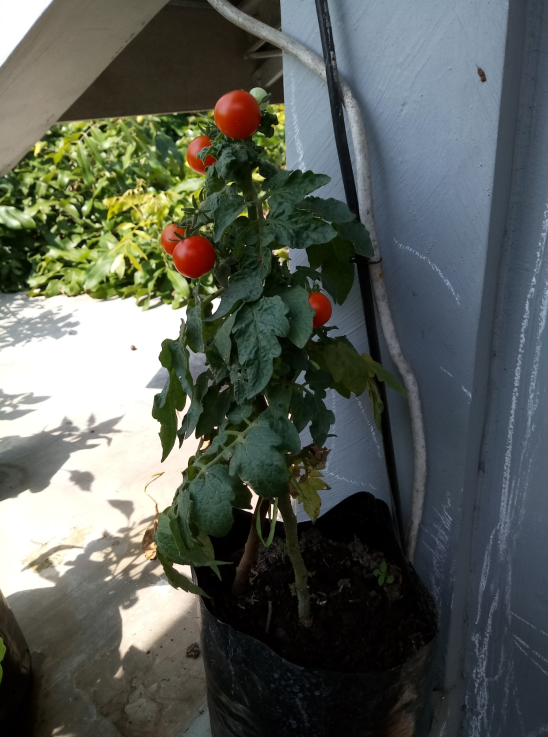
#> input picture pola/tomat.png, 548 x 737 px, found by its file name
$ python cccc.py
#> lines starting #> are read from the running program, lines starting #| are printed output that depends on the picture
import cv2 #import library cv2
import numpy as np
img = cv2.imread("tomat.png")
#> img is the input picture: shape (737, 548, 3); mean B, G, R 86.2, 93.4, 88.2
contrast = 1.0 # Simple contrast control
brightness = 100 # Simple brightness control
imgbaru = np.zeros(img.shape, img.dtype) #membuat citra kosong dengan ukuran dan type yang sama

for y in range(img.shape[0]):
    for x in range(img.shape[1]):
        for c in range(img.shape[2]):
            imgbaru[y,x,c] = np.clip(contrast*img[y,x,c] + brightness, 0, 255)
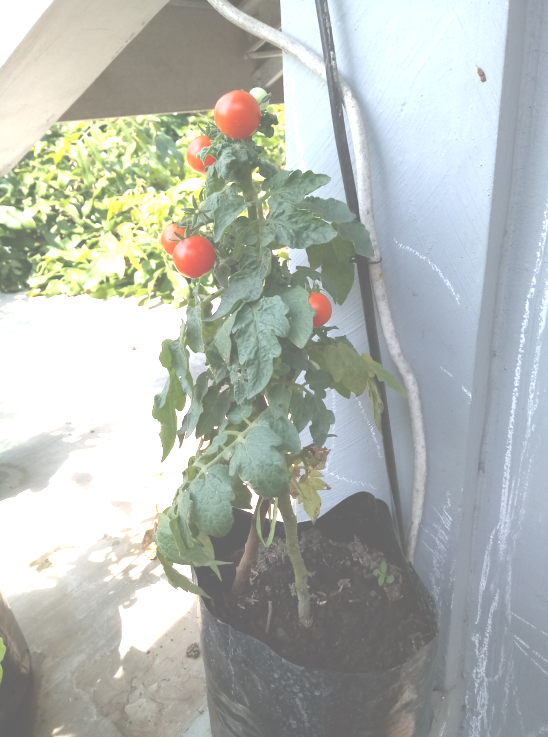
#> imgbaru: shape (737, 548, 3); mean B, G, R 176.2, 182.3, 177.1

cv2.imshow('Citra Lena Awal', img)
cv2.imshow('Citra Lena Setelah Pencerahan', imgbaru)
cv2.waitKey(0)
cv2.destroyAllWindows()
